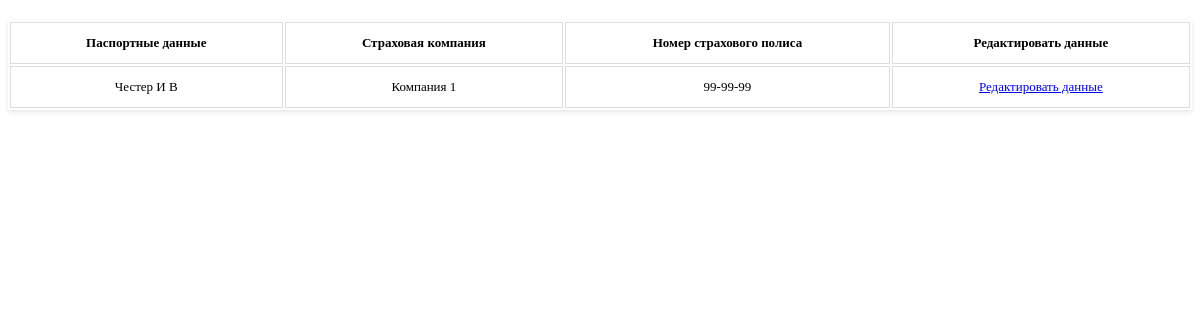
The page /pages/patient-management/viewing-patient.php on the database its author committed.
### tables this page shows
CREATE TABLE IF NOT EXISTS `patient` (
  `patientID` int(10) unsigned NOT NULL AUTO_INCREMENT,
  `passportData` varchar(255) NOT NULL,
  `insuranceCompany` varchar(50) NOT NULL,
  `insurancePolicyNumber` varchar(50) NOT NULL,
  PRIMARY KEY (`patientID`)
);

### logic/functions_db.php (called while the page is built, shortened)
<?php
$link = false;
function getAllPatients()
{
  global $link;
  $res = mysqli_query($link, "SELECT * FROM patient ");
  return mysqli_fetch_all($res, MYSQLI_ASSOC);
}

### logic/controllers/patient/patient-list-controller.php (the view, shortened to what this page needs)
<?php
include_once "../../logic/functions_db.php";
$res = getAllPatients();
for ($i = 0; $i < count($res); $i++) {
  $id = $res[$i]['patientID'];
  $passportData = $res[$i]['passportData'];
  $insuranceCompany = $res[$i]['insuranceCompany'];
  $insurancePolicyNumber = $res[$i]['insurancePolicyNumber'];
  echo "<tr>
    <td>$passportData</td>
    <td>$insuranceCompany</td>
    <td>$insurancePolicyNumber</td>
    <td><a href=\"./update-patient.php?patientID=$id\">Редактировать данные</a></td>
  </tr>";
}

### styles/table.css (style rules this page uses)
th, td { padding: 12px 15px; border: 1px solid #ddd; text-align: center; }

### rows shown on the page
patient: passportData "Честер И В", insuranceCompany "Компания 1", insurancePolicyNumber "99-99-99"
